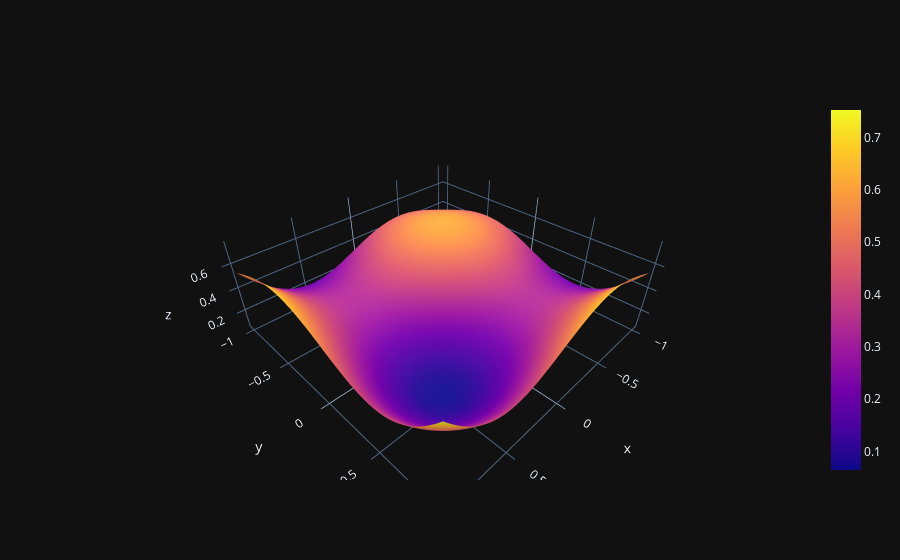

Write notebook code for a chart like this one.
### Code cell
fig = go.Figure(data=[go.Surface(x=X, y=Y, z=np.array([cost(c, 1) for c in coords]).reshape(nx, ny))])
fig.show()
